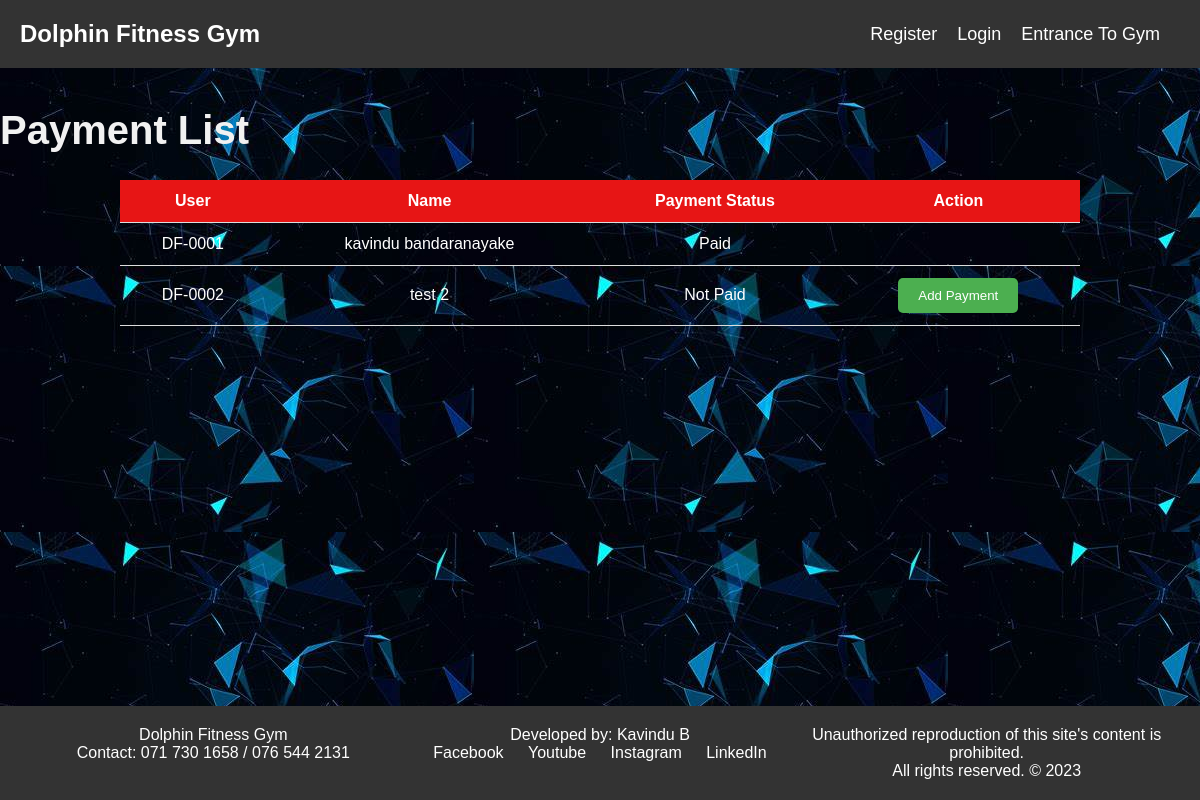
The app's page /payment_list/ with its own data.
### authentication/models.py (models this page shows, shortened)
class CustomUser(AbstractUser):
    name = models.CharField(max_length=255)
    birthday = models.DateField()
    username = models.CharField(max_length=255, unique=True)
    phone_number = models.CharField(max_length=20, blank=True, null=True)  # Added phone_number field
    groups = models.ManyToManyField(Group, related_name='customuser_set')
    user_permissions = models.ManyToManyField(Permission, related_name='customuser_set')

### authentication/views.py (the view)
# urls.py: path('payment_list/', views.payment_list, name='payment_list'),
def payment_list(request):
    current_month_start = timezone.now().replace(day=1, hour=0, minute=0, second=0, microsecond=0)
    current_month_end = (current_month_start + timezone.timedelta(days=32)).replace(day=1, hour=0, minute=0, second=0, microsecond=0)
    users = CustomUser.objects.all()  # Replace `CustomUser` with your actual user model
    payment_status = []
    for user in users:
        payment = Payment.objects.filter(user=user, payment_date__gte=current_month_start, payment_date__lt=current_month_end).first()
        user_status = {
            'user': user,
            'paid': payment is not None,
        }
        payment_status.append(user_status)
    context = {
        'payment_status': payment_status,
    }
    return render(request, 'payment_list.html', context)

### authentication/templates/payment_list.html (shortened to what this page needs)
{% extends 'base.html' %}
{% load static %}
{% block content %}
    <body style="background-image: url('{% static 'images/OIP.jpg' %}');">
        <h1>Payment List</h1>
        <table>
            <thead>
                <tr>
                    <th>User</th>
                    <th>Name</th>
                    <th>Payment Status</th>
                    <th>Action</th>
                </tr>
            </thead>
            <tbody>
                {% for user_status in payment_status %}
                <tr>
                    <td>{{ user_status.user.username }}</td>
                    <td>{{ user_status.user.name }}</td>
                    <td>{% if user_status.paid %}Paid{% else %}Not Paid{% endif %}</td>
                    <td>
                        {% if not user_status.paid %}
                        <form method="POST" action="{% url 'add_payment' user_status.user.username %}">
                            <button type="submit" class="add-payment-btn">Add Payment</button>
                        </form>
                        {% endif %}
                    </td>
                </tr>
                {% endfor %}
            </tbody>
        </table>
    </body>
{% endblock %}

### authentication/templates/base.html (style rules this page uses)
* { box-sizing: border-box; }
body { font-family: Arial, sans-serif; margin: 0; padding: 0; background-color: #f9f9f9; }
html, body { display: flex; flex-direction: column; min-height: 100vh; }

### authentication/templates/payment_list.html (style rules this page uses)
h1 { margin-top: 40px; color: #f1f1f1; font-size: 40px; }
table { margin: 20px auto; border-collapse: collapse; width: 80%; box-shadow: 0 0 10px rgba(0, 0, 0, 0.2); background-color: transparent; }
th, td { padding: 12px; text-align: center; border-bottom: 1px solid #ddd; background-color: transparent; color: white; }
th { background-color: #e71515; }
.add-payment-btn { padding: 10px 20px; background-color: #4CAF50; color: white; text-decoration: none; border: none; border-radius: 5px; cursor: pointer; transition: background-color 0.3s; }

### records on screen
CustomUser: user.username "DF-0001", user.name "kavindu bandaranayake", shows "Paid"
CustomUser: user.username "DF-0002", user.name "test 2", shows "Not Paid", shows "Add Payment"
